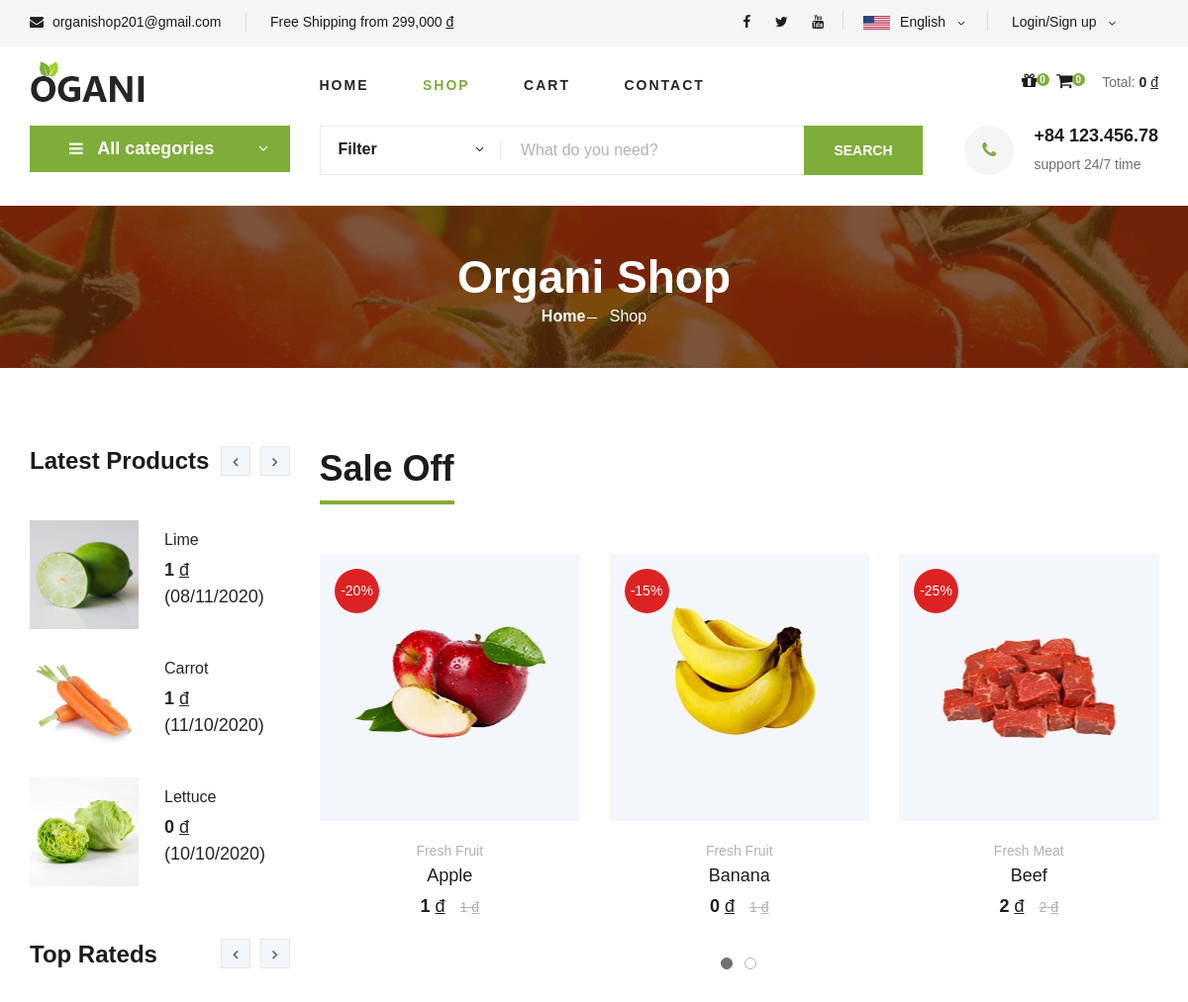
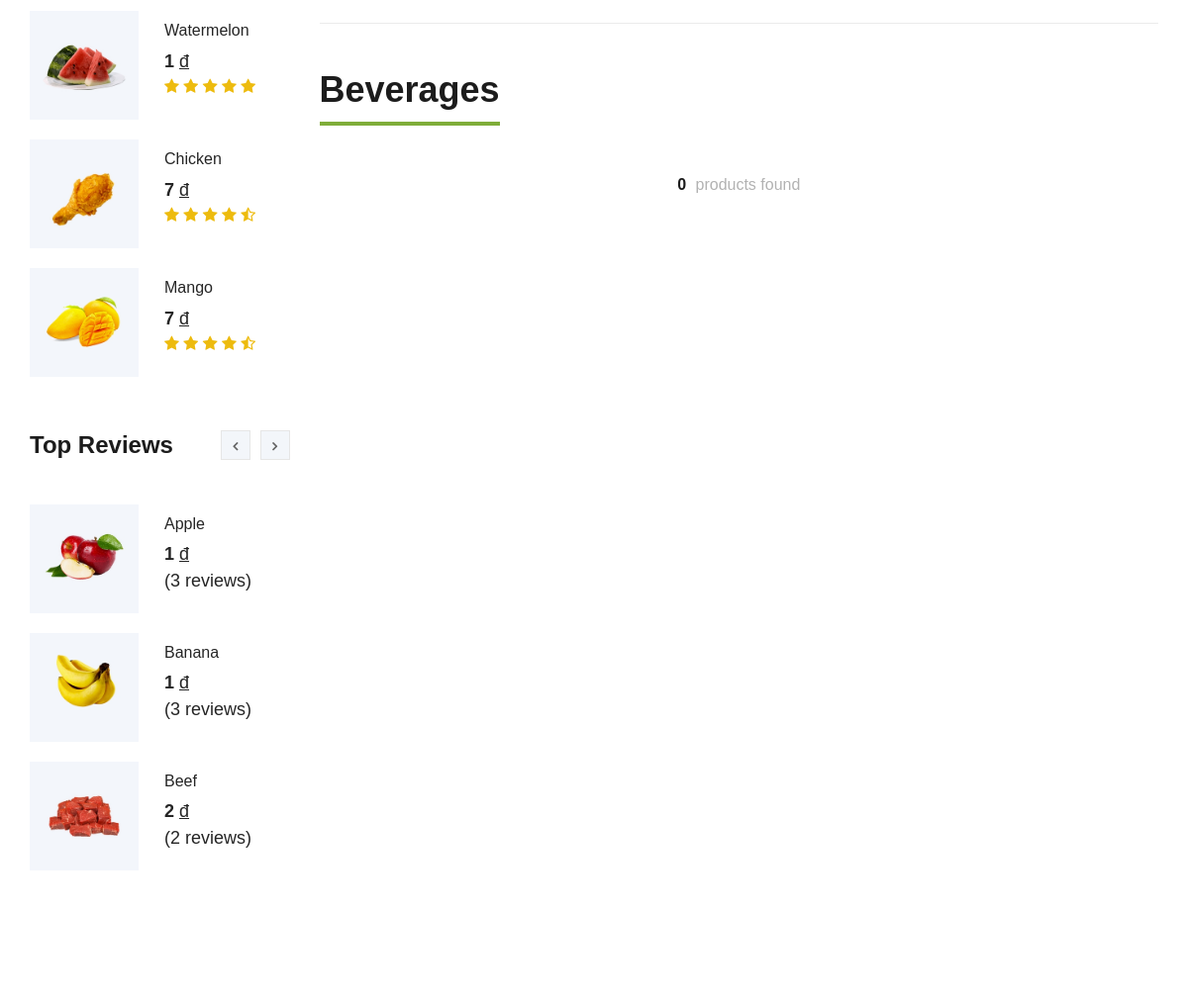
The page /shop/category/beverages (upper part) on the database as committed earlier (2 pictures, top to bottom).
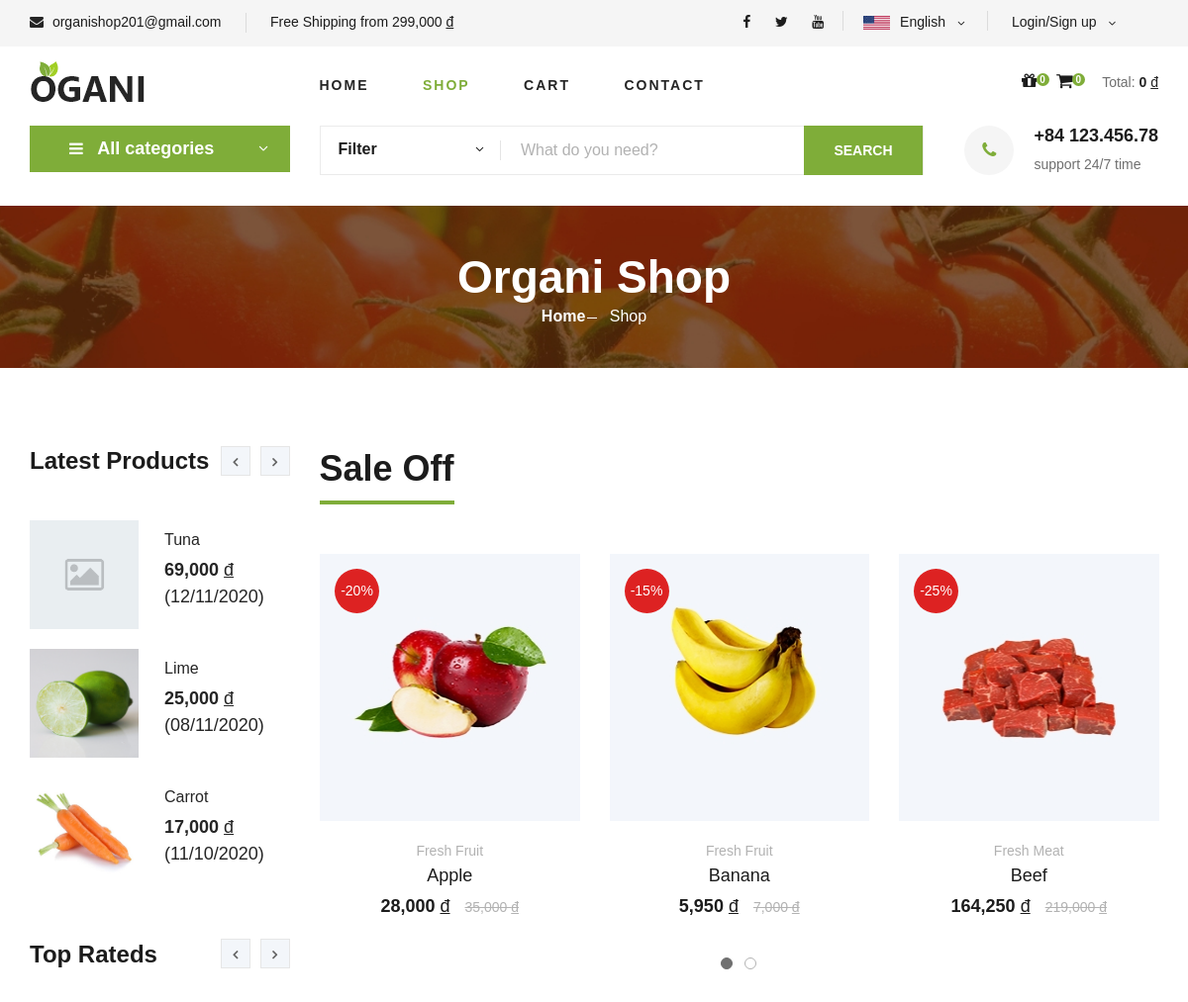
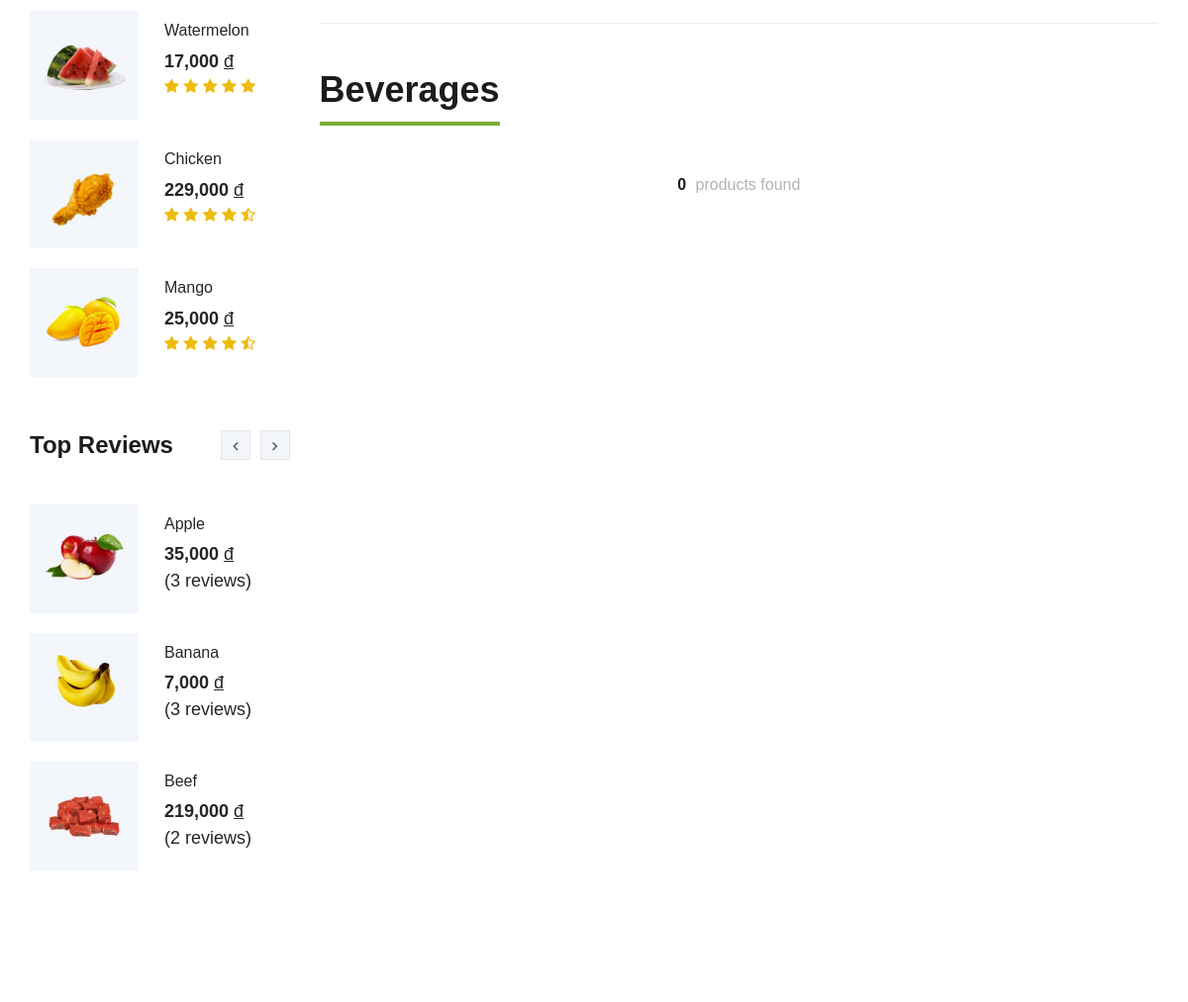
The same page on the database as committed later (2 pictures, top to bottom).
### tables this page shows
CREATE TABLE `item` (
  `id_item` varchar(100) NOT NULL,
  `name_item` varchar(100) NOT NULL,
  `avatar_item` varchar(500) NOT NULL,
  `detail_item_1` varchar(500) DEFAULT NULL,
  `detail_item_2` varchar(500) DEFAULT NULL,
  `detail_item_3` varchar(500) DEFAULT NULL,
  `description_item` varchar(500) DEFAULT NULL,
  `price_item` float NOT NULL DEFAULT 0,
  `unit_item` varchar(10) DEFAULT NULL,
  `availability_item` tinyint(1) NOT NULL DEFAULT 1,
  `weight_item` float NOT NULL DEFAULT 0,
  `sale_off_item` float NOT NULL DEFAULT 0,
  `featured` tinyint(1) NOT NULL DEFAULT 0,
  `num_purchased` int(11) NOT NULL DEFAULT 0,
  `date_created_item` datetime DEFAULT NULL,
  `latest_date_updated_item` datetime DEFAULT NULL,
  `category_item` varchar(100) DEFAULT NULL
);

CREATE TABLE `category` (
  `id_category` varchar(100) NOT NULL,
  `name_category` varchar(100) NOT NULL DEFAULT 'Default name',
  `date_created_category` datetime DEFAULT NULL,
  `latest_date_updated_category` datetime DEFAULT NULL
);

### mvc/views/pages/shop.php (the view, shortened to what the rows shown need)
<section class="breadcrumb-section set-bg" data-setbg="/tmdt_201/public/master1/images/breadcrumb.jpg">
    <div class="container">
        <div class="row">
            <div class="col-lg-12 text-center">
                <div class="breadcrumb__text">
                    <h2>Organi Shop</h2>
                </div>
            </div>
        </div>
    </div>
</section>
<section class="product spad">
    <div class="container">
        <div class="row">
            <div class="col-lg-3 col-md-5">
                <div class="sidebar">
                    <div class="sidebar__item">
                        <div class="latest-product__text">
                            <div class="latest-product__slider owl-carousel">
                                <?php $latest_item_list = json_decode($data["latest_item_list"]);
                                $size_list = count($latest_item_list);
                                for($row = 0; $row < $size_list; $row++){
                                    if($row % 3 == 0){
                                ?>
                                <div class="latest-prdouct__slider__item">
                                <?php }?>
                                    <a href="http://localhost/tmdt_201/shop/detail/<?php echo $latest_item_list[$row]->id_item;?>" class="latest-product__item">
                                        <div class="latest-product__item__pic">
                                            <img src="/tmdt_201/<?php echo $latest_item_list[$row]->avatar_item; ?>"
                                                alt="<?php echo $latest_item_list[$row]->id_item;?>" style="width: 110px; height: 110px;">
                                        </div>
                                        <div class="latest-product__item__text">
                                            <h6><?php echo $latest_item_list[$row]->name_item;?></h6>
                                            <span><?php echo number_format($latest_item_list[$row]->price_item, 0);?> <u style="font-weight: 400;">đ</u></span>
                                            <span style="font-weight: normal;"><?php echo date_format(date_create($latest_item_list[$row]->date_created_item), '\(d/m/Y\)');?></span>
                                        </div>
                                    </a>
                                <?php if($row % 3 == 2 || ($row == $size_list - 1 && $row % 3 < 2)){ ?>
                                </div>
                                <?php }}?>
                            </div>
                        </div>
                    </div>
                    <div class="sidebar__item">
                        <div class="latest-product__text">
                            <div class="latest-product__slider owl-carousel">
                                <?php $top_rated_item_list = json_decode($data["top_rated_item_list"]);
                                $size_list = count($top_rated_item_list);
                                for($row = 0; $row < $size_list; $row++){
                                    if($row % 3 == 0){
                                ?>
                                <div class="latest-prdouct__slider__item">
                                <?php }?>
                                    <a href="http://localhost/tmdt_201/shop/detail/<?php echo $top_rated_item_list[$row]->id_item;?>" class="latest-product__item">
                                        <div class="latest-product__item__pic">
                                            <img src="/tmdt_201/<?php echo $top_rated_item_list[$row]->avatar_item; ?>"
                                                alt="<?php echo $top_rated_item_list[$row]->id_item;?>" style="width: 110px; height: 110px;">
                                        </div>
                                        <div class="latest-product__item__text">
                                            <h6><?php echo $top_rated_item_list[$row]->name_item;?></h6>
                                            <span><?php echo number_format($top_rated_item_list[$row]->price_item, 0);?> <u style="font-weight: 400;">đ</u></span>
                                            <?php $average_rating = $top_rated_item_list[$row]->average_rating;?>
                                            <i style="color: #EDBB0E;" class="fa <?php echo (($average_rating > 0 && $average_rating < 0.3) || $average_rating == 0)?'fa-star-o':(($average_rating >= 0.3 && $average_rating < 0.7)?'fa-star-half-o':'fa-star');?>"></i>
                                            <i style="color: #EDBB0E;" class="fa <?php echo (($average_rating > 1 && $average_rating < 1.3) || $average_rating <= 1)?'fa-star-o':(($average_rating >= 1.3 && $average_rating < 1.7)?'fa-star-half-o':'fa-star');?>"></i>
                                            <i style="color: #EDBB0E;" class="fa <?php echo (($average_rating > 2 && $average_rating < 2.3) || $average_rating <= 2)?'fa-star-o':(($average_rating >= 2.3 && $average_rating < 2.7)?'fa-star-half-o':'fa-star');?>"></i>
                                            <i style="color: #EDBB0E;" class="fa <?php echo (($average_rating > 3 && $average_rating < 3.3) || $average_rating <= 3)?'fa-star-o':(($average_rating >= 3.3 && $average_rating < 3.7)?'fa-star-half-o':'fa-star');?>"></i>
                                            <i style="color: #EDBB0E;" class="fa <?php echo (($average_rating > 4 && $average_rating < 4.3) || $average_rating <= 4)?'fa-star-o':(($average_rating >= 4.3 && $average_rating < 4.7)?'fa-star-half-o':'fa-star');?>"></i>
                                        </div>
                                    </a>
                                <?php if($row % 3 == 2 || ($row == $size_list - 1 && $row % 3 < 2)){ ?>
                                </div>
                                <?php }}?>
                            </div>
                        </div>
                    </div>
                    <div class="sidebar__item">
                        <div class="latest-product__text">
                            <div class="latest-product__slider owl-carousel">
                                <?php $top_review_item_list = json_decode($data["top_review_item_list"]);
                                $size_list = count($top_review_item_list);
                                for($row = 0; $row < $size_list; $row++){
                                    if($row % 3 == 0){
                                ?>
                                <div class="latest-prdouct__slider__item">
                                <?php }?>
                                    <a href="http://localhost/tmdt_201/shop/detail/<?php echo $top_review_item_list[$row]->id_item;?>" class="latest-product__item">
                                        <div class="latest-product__item__pic">
                                            <img src="/tmdt_201/<?php echo $top_review_item_list[$row]->avatar_item; ?>"
                                                alt="<?php echo $top_review_item_list[$row]->id_item;?>" style="width: 110px; height: 110px;">
                                        </div>
                                        <div class="latest-product__item__text">
                                            <h6><?php echo $top_review_item_list[$row]->name_item;?></h6>
                                            <span><?php echo number_format($top_review_item_list[$row]->price_item, 0);?> <u style="font-weight: 400;">đ</u></span>
                                            <span style="font-weight: normal;">(<?php echo $top_review_item_list[$row]->num_review;?> reviews)</span>
                                        </div>
                                    </a>
                                <?php if($row % 3 == 2 || ($row == $size_list - 1 && $row % 3 < 2)){ ?>
                                </div>
                                <?php }}?>
                            </div>
                        </div>
                    </div>
                </div>
            </div>
            <div class="col-lg-9 col-md-7">
                <div class="product__discount">
                    <div class="section-title product__discount__title">
                        <h2>Sale Off</h2>
                    </div>
                    <div class="row">
                        <div class="product__discount__slider owl-carousel">
                            <?php $sale_off_item_list = json_decode($data['sale_off_item_list']);
                            $size_list = count($sale_off_item_list);
                            for($row = 0; $row < $size_list; $row++){
                                $off = $sale_off_item_list[$row]->sale_off_item;
                                $price = $sale_off_item_list[$row]->price_item;
                                $price_off = number_format((1 - $off / 100) * $price, 0);
                            ?>
                            <div class="col-lg-4">
                                <div class="product__discount__item">
                                    <div class="product__discount__item__pic set-bg"
                                        data-setbg="/tmdt_201/<?php echo $sale_off_item_list[$row]->avatar_item; ?>">
                                        <div class="product__discount__percent">-<?php echo $off;?>%</div>
                                    </div>
                                    <div class="product__discount__item__text">
                                        <span><?php echo $sale_off_item_list[$row]->name_category;?></span>
                                        <h5>
                                            <a href="http://localhost/tmdt_201/shop/detail/<?php echo $sale_off_item_list[$row]->id_item;?>" class="language-option">
                                                <?php echo $sale_off_item_list[$row]->name_item;?>
                                            </a>
                                        </h5>
                                        <div class="product__item__price"><?php echo $price_off;?> <u style="font-weight: 400;">đ</u> <span><?php echo number_format($price, 0);?> <u style="font-weight: 400;">đ</u></span></div>
                                    </div>
                                </div>
                            </div>
                            <?php }?>
                        </div>
                    </div>
                </div>
                <div class="filter__item">
                    <div class="section-title product__discount__title">
                        <h2 id="scroll-pos">
                        <?php
                        if(!isset($data['name_category'])){
                            echo 'All of products';
                        }
                        else{
                            echo json_decode($data['name_category'])->name_category;
                        }
                        ?>
                        </h2>
                    </div>
                </div>
            </div>
        </div>
    </div>
</section>

Rows that differ between the two databases and show on the page:
no longer on this page (row edited): item: avatar_item+id_item (picture), name_item "Lettuce", price_item "0", date_created_item "(10/10/2020)", shown under "Latest Products"
added item: avatar_item (placeholder picture), name_item "Tuna", price_item "69,000", date_created_item "(12/11/2020)", shown under "Latest Products"
changed item "Lime": price_item "1" → "25,000"
changed item "Carrot": price_item "1" → "17,000"
changed item "Watermelon": price_item "1" → "17,000"
changed item "Chicken": price_item "7" → "229,000"
changed item "Mango": price_item "7" → "25,000"
changed item "Apple": price_item "1" → "35,000"; price_off "1" → "28,000"
changed item "Banana": price_item "1" → "7,000"; price_off "0" → "5,950"
changed item "Beef": price_item "2" → "219,000"; price_off "2" → "164,250"
